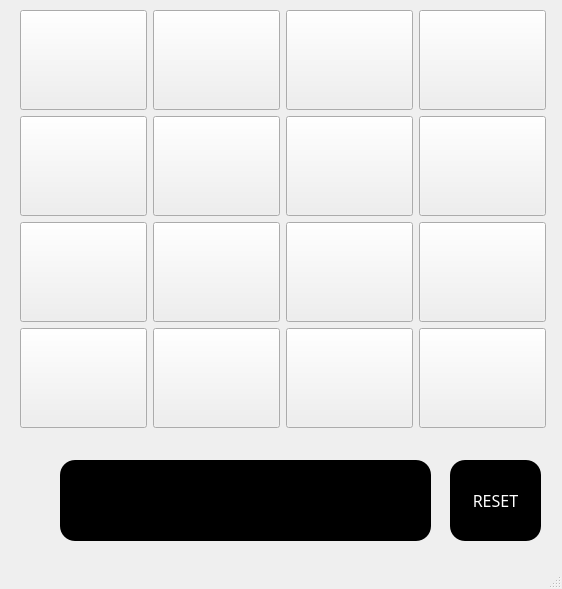
<?xml version="1.0" encoding="UTF-8"?>
<ui version="4.0">
 <class>MainWindow</class>
 <widget class="QMainWindow" name="MainWindow">
  <property name="geometry">
   <rect>
    <x>0</x>
    <y>0</y>
    <width>562</width>
    <height>589</height>
   </rect>
  </property>
  <property name="windowTitle">
   <string>MainWindow</string>
  </property>
  <widget class="QWidget" name="centralwidget">
   <widget class="QWidget" name="gridLayoutWidget">
    <property name="geometry">
     <rect>
      <x>20</x>
      <y>10</y>
      <width>526</width>
      <height>420</height>
     </rect>
    </property>
    <layout class="QGridLayout" name="gridLayout">
     <item row="1" column="1">
      <widget class="QPushButton" name="b6">
       <property name="minimumSize">
        <size>
         <width>100</width>
         <height>100</height>
        </size>
       </property>
       <property name="text">
        <string/>
       </property>
       <property name="icon">
        <iconset>
         <normaloff>../adivinhas/diabin2.png</normaloff>../adivinhas/diabin2.png</iconset>
       </property>
       <property name="iconSize">
        <size>
         <width>100</width>
         <height>100</height>
        </size>
       </property>
      </widget>
     </item>
     <item row="3" column="3">
      <widget class="QPushButton" name="a">
       <property name="minimumSize">
        <size>
         <width>100</width>
         <height>100</height>
        </size>
       </property>
       <property name="text">
        <string/>
       </property>
       <property name="icon">
        <iconset>
         <normaloff>../../../cortinas.png</normaloff>../../../cortinas.png</iconset>
       </property>
       <property name="iconSize">
        <size>
         <width>100</width>
         <height>100</height>
        </size>
       </property>
      </widget>
     </item>
     <item row="3" column="1">
      <widget class="QPushButton" name="b14">
       <property name="minimumSize">
        <size>
         <width>100</width>
         <height>100</height>
        </size>
       </property>
       <property name="text">
        <string/>
       </property>
       <property name="icon">
        <iconset>
         <normaloff>../../../sapato.png</normaloff>../../../sapato.png</iconset>
       </property>
       <property name="iconSize">
        <size>
         <width>100</width>
         <height>100</height>
        </size>
       </property>
      </widget>
     </item>
     <item row="3" column="0">
      <widget class="QPushButton" name="b13">
       <property name="minimumSize">
        <size>
         <width>100</width>
         <height>100</height>
        </size>
       </property>
       <property name="text">
        <string/>
       </property>
       <property name="icon">
        <iconset>
         <normaloff>../../../sapato.png</normaloff>../../../sapato.png</iconset>
       </property>
       <property name="iconSize">
        <size>
         <width>100</width>
         <height>100</height>
        </size>
       </property>
      </widget>
     </item>
     <item row="0" column="3">
      <widget class="QPushButton" name="b4">
       <property name="minimumSize">
        <size>
         <width>100</width>
         <height>100</height>
        </size>
       </property>
       <property name="text">
        <string/>
       </property>
       <property name="icon">
        <iconset>
         <normaloff>../adivinhas/cortinas2.png</normaloff>../adivinhas/cortinas2.png</iconset>
       </property>
       <property name="iconSize">
        <size>
         <width>100</width>
         <height>100</height>
        </size>
       </property>
      </widget>
     </item>
     <item row="1" column="2">
      <widget class="QPushButton" name="b7">
       <property name="minimumSize">
        <size>
         <width>100</width>
         <height>100</height>
        </size>
       </property>
       <property name="text">
        <string/>
       </property>
       <property name="icon">
        <iconset>
         <normaloff>../adivinhas/ferrari.png</normaloff>../adivinhas/ferrari.png</iconset>
       </property>
       <property name="iconSize">
        <size>
         <width>100</width>
         <height>100</height>
        </size>
       </property>
      </widget>
     </item>
     <item row="0" column="2">
      <widget class="QPushButton" name="b3">
       <property name="minimumSize">
        <size>
         <width>100</width>
         <height>100</height>
        </size>
       </property>
       <property name="text">
        <string/>
       </property>
       <property name="icon">
        <iconset>
         <normaloff>../adivinhas/cortinas.png</normaloff>../adivinhas/cortinas.png</iconset>
       </property>
       <property name="iconSize">
        <size>
         <width>100</width>
         <height>100</height>
        </size>
       </property>
      </widget>
     </item>
     <item row="1" column="0">
      <widget class="QPushButton" name="b5">
       <property name="minimumSize">
        <size>
         <width>100</width>
         <height>100</height>
        </size>
       </property>
       <property name="text">
        <string/>
       </property>
       <property name="icon">
        <iconset>
         <normaloff>../adivinhas/diabin.png</normaloff>../adivinhas/diabin.png</iconset>
       </property>
       <property name="iconSize">
        <size>
         <width>100</width>
         <height>100</height>
        </size>
       </property>
      </widget>
     </item>
     <item row="2" column="1">
      <widget class="QPushButton" name="b10">
       <property name="minimumSize">
        <size>
         <width>100</width>
         <height>100</height>
        </size>
       </property>
       <property name="text">
        <string/>
       </property>
       <property name="icon">
        <iconset>
         <normaloff>../adivinhas/joia2.png</normaloff>../adivinhas/joia2.png</iconset>
       </property>
       <property name="iconSize">
        <size>
         <width>100</width>
         <height>100</height>
        </size>
       </property>
      </widget>
     </item>
     <item row="0" column="0">
      <widget class="QPushButton" name="b1">
       <property name="minimumSize">
        <size>
         <width>100</width>
         <height>100</height>
        </size>
       </property>
       <property name="text">
        <string/>
       </property>
       <property name="icon">
        <iconset>
         <normaloff>../adivinhas/bascas.png</normaloff>../adivinhas/bascas.png</iconset>
       </property>
       <property name="iconSize">
        <size>
         <width>100</width>
         <height>100</height>
        </size>
       </property>
      </widget>
     </item>
     <item row="0" column="1">
      <widget class="QPushButton" name="b2">
       <property name="minimumSize">
        <size>
         <width>100</width>
         <height>100</height>
        </size>
       </property>
       <property name="text">
        <string/>
       </property>
       <property name="icon">
        <iconset>
         <normaloff>../adivinhas/bascas2.png</normaloff>../adivinhas/bascas2.png</iconset>
       </property>
       <property name="iconSize">
        <size>
         <width>100</width>
         <height>100</height>
        </size>
       </property>
      </widget>
     </item>
     <item row="2" column="0">
      <widget class="QPushButton" name="b9">
       <property name="minimumSize">
        <size>
         <width>100</width>
         <height>100</height>
        </size>
       </property>
       <property name="text">
        <string/>
       </property>
       <property name="icon">
        <iconset>
         <normaloff>../adivinhas/joia.png</normaloff>../adivinhas/joia.png</iconset>
       </property>
       <property name="iconSize">
        <size>
         <width>100</width>
         <height>100</height>
        </size>
       </property>
      </widget>
     </item>
     <item row="2" column="2">
      <widget class="QPushButton" name="b11">
       <property name="minimumSize">
        <size>
         <width>100</width>
         <height>100</height>
        </size>
       </property>
       <property name="text">
        <string/>
       </property>
       <property name="icon">
        <iconset>
         <normaloff>../adivinhas/macaco.png</normaloff>../adivinhas/macaco.png</iconset>
       </property>
       <property name="iconSize">
        <size>
         <width>100</width>
         <height>100</height>
        </size>
       </property>
      </widget>
     </item>
     <item row="2" column="3">
      <widget class="QPushButton" name="b12">
       <property name="minimumSize">
        <size>
         <width>100</width>
         <height>100</height>
        </size>
       </property>
       <property name="text">
        <string/>
       </property>
       <property name="icon">
        <iconset>
         <normaloff>../../../martelo.png</normaloff>../../../martelo.png</iconset>
       </property>
       <property name="iconSize">
        <size>
         <width>100</width>
         <height>100</height>
        </size>
       </property>
      </widget>
     </item>
     <item row="1" column="3">
      <widget class="QPushButton" name="b8">
       <property name="minimumSize">
        <size>
         <width>100</width>
         <height>100</height>
        </size>
       </property>
       <property name="text">
        <string/>
       </property>
       <property name="icon">
        <iconset>
         <normaloff>../adivinhas/ferrari2.png</normaloff>../adivinhas/ferrari2.png</iconset>
       </property>
       <property name="iconSize">
        <size>
         <width>100</width>
         <height>100</height>
        </size>
       </property>
      </widget>
     </item>
     <item row="3" column="2">
      <widget class="QPushButton" name="b15">
       <property name="minimumSize">
        <size>
         <width>100</width>
         <height>100</height>
        </size>
       </property>
       <property name="text">
        <string/>
       </property>
       <property name="icon">
        <iconset>
         <normaloff>../../../cortinas.png</normaloff>../../../cortinas.png</iconset>
       </property>
       <property name="iconSize">
        <size>
         <width>100</width>
         <height>100</height>
        </size>
       </property>
      </widget>
     </item>
    </layout>
   </widget>
   <widget class="QLabel" name="label">
    <property name="geometry">
     <rect>
      <x>60</x>
      <y>460</y>
      <width>371</width>
      <height>81</height>
     </rect>
    </property>
    <property name="font">
     <font>
      <family>Segoe MDL2 Assets</family>
      <pointsize>20</pointsize>
     </font>
    </property>
    <property name="styleSheet">
     <string notr="true">background-color: black;
color: white;
border-radius: 15px;</string>
    </property>
    <property name="text">
     <string/>
    </property>
   </widget>
   <widget class="QPushButton" name="pushButton">
    <property name="geometry">
     <rect>
      <x>450</x>
      <y>460</y>
      <width>91</width>
      <height>81</height>
     </rect>
    </property>
    <property name="font">
     <font>
      <family>Eras Bold ITC</family>
      <pointsize>12</pointsize>
     </font>
    </property>
    <property name="styleSheet">
     <string notr="true">background-color: black;
color: white;
border-radius: 15px;</string>
    </property>
    <property name="text">
     <string>RESET</string>
    </property>
   </widget>
  </widget>
  <widget class="QStatusBar" name="statusbar"/>
 </widget>
 <resources/>
 <connections/>
</ui>
